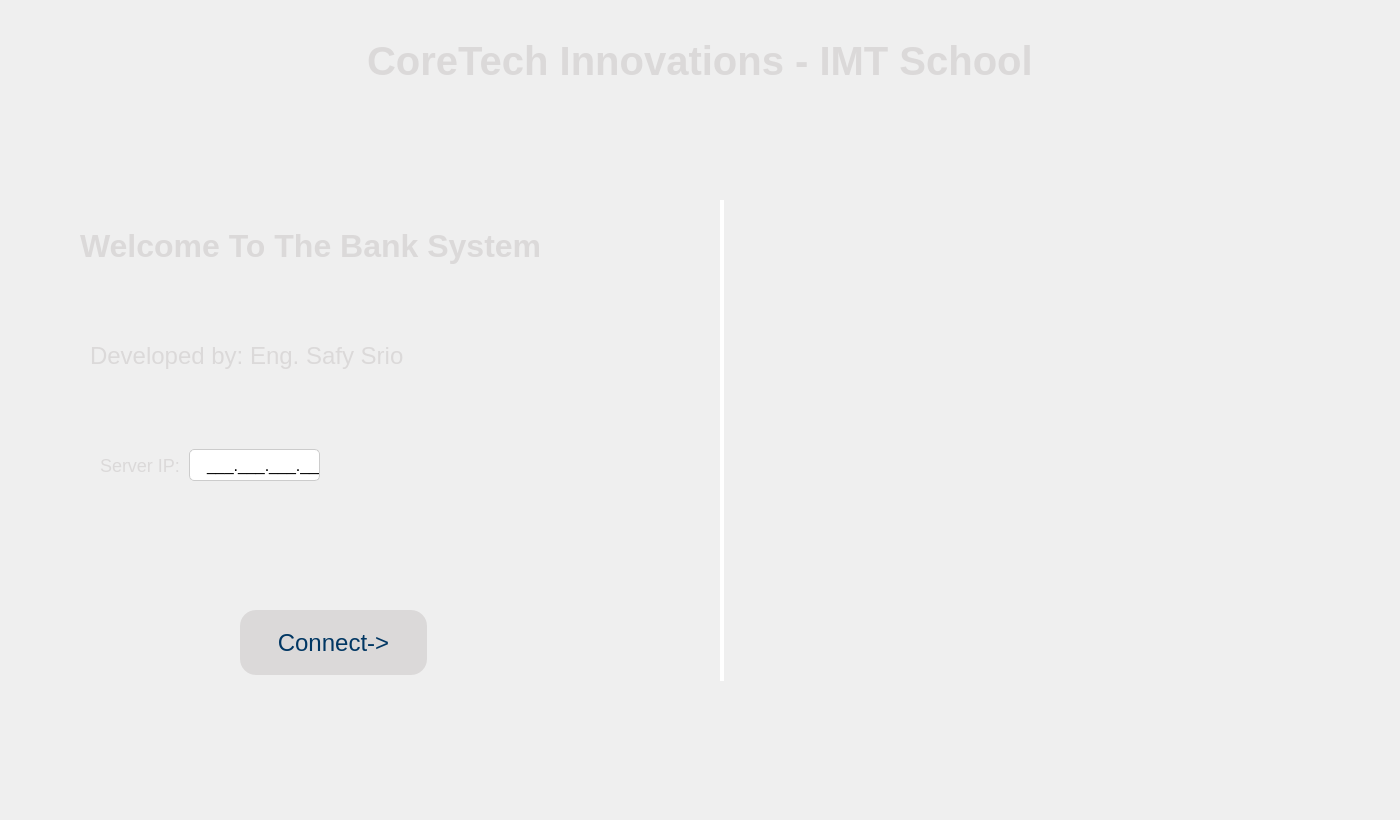
<?xml version="1.0" encoding="UTF-8"?>
<ui version="4.0">
 <class>MainWindow</class>
 <widget class="QMainWindow" name="MainWindow">
  <property name="windowModality">
   <enum>Qt::NonModal</enum>
  </property>
  <property name="enabled">
   <bool>true</bool>
  </property>
  <property name="geometry">
   <rect>
    <x>0</x>
    <y>0</y>
    <width>1400</width>
    <height>820</height>
   </rect>
  </property>
  <property name="sizePolicy">
   <sizepolicy hsizetype="Fixed" vsizetype="Fixed">
    <horstretch>0</horstretch>
    <verstretch>0</verstretch>
   </sizepolicy>
  </property>
  <property name="minimumSize">
   <size>
    <width>1400</width>
    <height>0</height>
   </size>
  </property>
  <property name="maximumSize">
   <size>
    <width>1400</width>
    <height>820</height>
   </size>
  </property>
  <property name="windowTitle">
   <string>Bank System</string>
  </property>
  <property name="styleSheet">
   <string notr="true">MainWindow{

max-width: 1400px;
min-width:1400px;
max-height: 820px;
min-height:820px;
background-color:#013763;

}</string>
  </property>
  <widget class="QWidget" name="centralwidget">
   <property name="minimumSize">
    <size>
     <width>1400</width>
     <height>820</height>
    </size>
   </property>
   <property name="maximumSize">
    <size>
     <width>1400</width>
     <height>820</height>
    </size>
   </property>
   <widget class="QLabel" name="label">
    <property name="geometry">
     <rect>
      <x>250</x>
      <y>30</y>
      <width>911</width>
      <height>61</height>
     </rect>
    </property>
    <property name="font">
     <font>
      <pointsize>-1</pointsize>
      <bold>true</bold>
     </font>
    </property>
    <property name="styleSheet">
     <string notr="true">QLabel{

font-size:40px;
font-weight: bold;
color : #DBD9D9;


}</string>
    </property>
    <property name="text">
     <string>CoreTech Innovations - IMT School </string>
    </property>
    <property name="alignment">
     <set>Qt::AlignCenter</set>
    </property>
   </widget>
   <widget class="QLabel" name="label_2">
    <property name="geometry">
     <rect>
      <x>80</x>
      <y>180</y>
      <width>600</width>
      <height>131</height>
     </rect>
    </property>
    <property name="styleSheet">
     <string notr="true">QLabel{

color : #DBD9D9;
font-size: 32px;
font-weight:bold;
min-width : 600px;
max-width:600px;
height: 39px;

}</string>
    </property>
    <property name="text">
     <string>Welcome To The Bank System</string>
    </property>
   </widget>
   <widget class="QLabel" name="label_3">
    <property name="geometry">
     <rect>
      <x>90</x>
      <y>320</y>
      <width>351</width>
      <height>71</height>
     </rect>
    </property>
    <property name="styleSheet">
     <string notr="true">QLabel{

font-size: 24px;
color : #DBD9D9;
width: 328px;
height: 29px;


}</string>
    </property>
    <property name="text">
     <string>Developed by: Eng. Safy Srio</string>
    </property>
   </widget>
   <widget class="QPushButton" name="pbContinue">
    <property name="geometry">
     <rect>
      <x>240</x>
      <y>610</y>
      <width>187</width>
      <height>65</height>
     </rect>
    </property>
    <property name="styleSheet">
     <string notr="true">QPushButton{

border: none;
background-color: #DBD9D9;
border-radius:16px;
color:#013763;
min-width:187px;
min-height:65px;
font-size:24px;
}</string>
    </property>
    <property name="text">
     <string>Connect-&gt;</string>
    </property>
   </widget>
   <widget class="QGraphicsView" name="graphicsView">
    <property name="geometry">
     <rect>
      <x>720</x>
      <y>200</y>
      <width>4</width>
      <height>481</height>
     </rect>
    </property>
    <property name="minimumSize">
     <size>
      <width>0</width>
      <height>125</height>
     </size>
    </property>
    <property name="maximumSize">
     <size>
      <width>4</width>
      <height>1012</height>
     </size>
    </property>
    <property name="styleSheet">
     <string notr="true">QGraphicsView{

border-radius:2px;

}</string>
    </property>
   </widget>
   <widget class="QWidget" name="layoutWidget">
    <property name="geometry">
     <rect>
      <x>780</x>
      <y>190</y>
      <width>561</width>
      <height>508</height>
     </rect>
    </property>
    <layout class="QVBoxLayout" name="verticalLayout">
     <property name="leftMargin">
      <number>134</number>
     </property>
     <item>
      <widget class="QLabel" name="label_CoreTechIcon">
       <property name="enabled">
        <bool>true</bool>
       </property>
       <property name="minimumSize">
        <size>
         <width>250</width>
         <height>250</height>
        </size>
       </property>
       <property name="maximumSize">
        <size>
         <width>250</width>
         <height>250</height>
        </size>
       </property>
       <property name="text">
        <string/>
       </property>
       <property name="scaledContents">
        <bool>true</bool>
       </property>
       <property name="alignment">
        <set>Qt::AlignCenter</set>
       </property>
       <property name="wordWrap">
        <bool>false</bool>
       </property>
      </widget>
     </item>
     <item>
      <widget class="QLabel" name="label_ImtIcon">
       <property name="maximumSize">
        <size>
         <width>250</width>
         <height>250</height>
        </size>
       </property>
       <property name="text">
        <string/>
       </property>
       <property name="scaledContents">
        <bool>true</bool>
       </property>
       <property name="alignment">
        <set>Qt::AlignBottom|Qt::AlignHCenter</set>
       </property>
      </widget>
     </item>
    </layout>
   </widget>
   <widget class="QLineEdit" name="lineEdit_ip">
    <property name="geometry">
     <rect>
      <x>189</x>
      <y>449</y>
      <width>131</width>
      <height>32</height>
     </rect>
    </property>
    <property name="styleSheet">
     <string notr="true">QLineEdit{


height:30px;
outline:none;
border-radius:5px;
border:1px solid #ccc;
padding-left:15px;
font-size:16px;

}</string>
    </property>
    <property name="inputMask">
     <string>000.000.000.000;_</string>
    </property>
   </widget>
   <widget class="QLabel" name="label_4">
    <property name="geometry">
     <rect>
      <x>100</x>
      <y>450</y>
      <width>82</width>
      <height>31</height>
     </rect>
    </property>
    <property name="styleSheet">
     <string notr="true">QLabel{

font-size: 18px;
color : #DBD9D9;
width: 328px;
height: 29px;


}</string>
    </property>
    <property name="text">
     <string>Server IP: </string>
    </property>
    <property name="alignment">
     <set>Qt::AlignLeading|Qt::AlignLeft|Qt::AlignVCenter</set>
    </property>
   </widget>
  </widget>
 </widget>
 <resources/>
 <connections/>
</ui>
